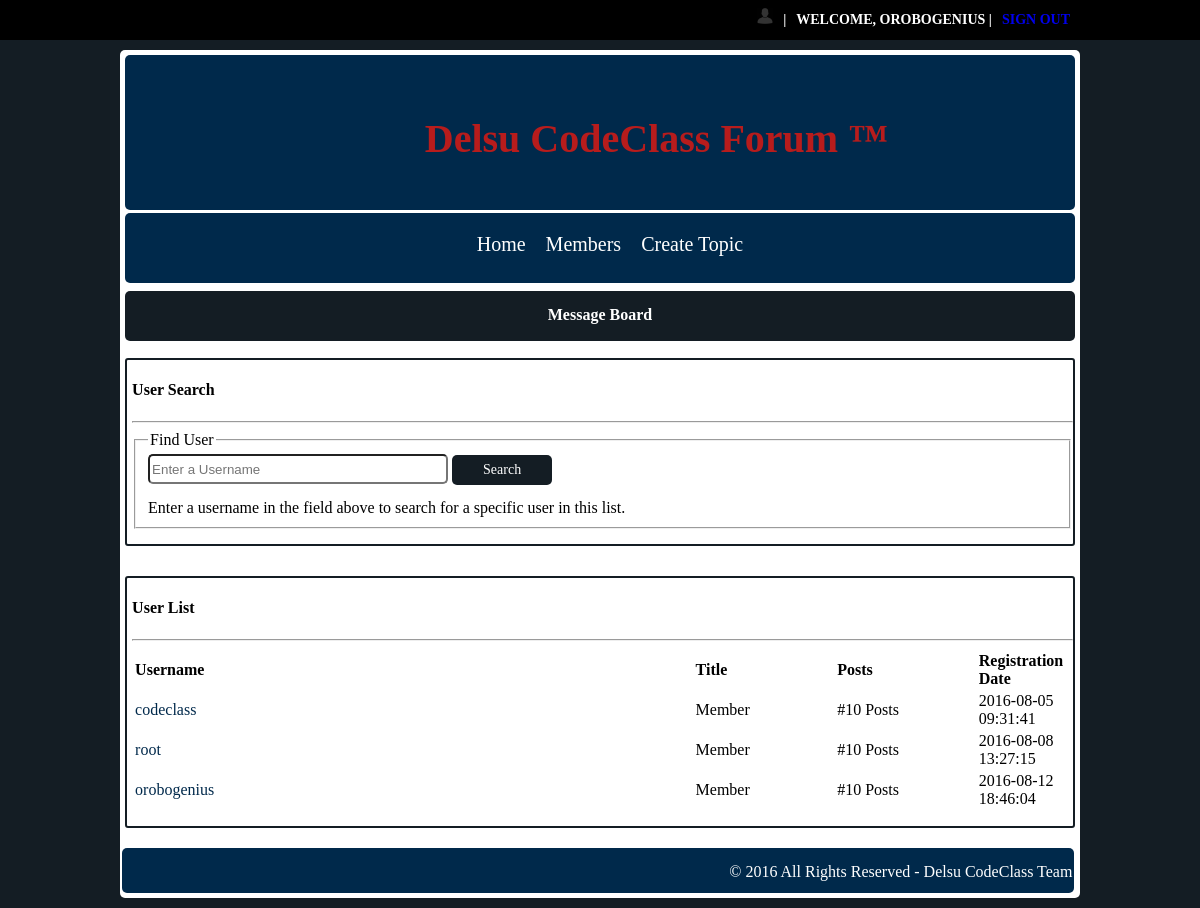
The app's page /views/view-members.php (signed in) with its own data.
### tables this page shows
CREATE TABLE IF NOT EXISTS `users` (
  `user_id` int(11) NOT NULL,
  `first_name` varchar(50) NOT NULL,
  `last_name` varchar(50) NOT NULL,
  `user_gender` varchar(10) NOT NULL,
  `age` int(10) NOT NULL,
  `user_name` varchar(50) NOT NULL,
  `user_pass` varchar(255) NOT NULL,
  `user_email` varchar(50) NOT NULL,
  `user_level` int(11) NOT NULL,
  `reg_date` datetime NOT NULL
);

### utility/db_functions.php (called while the page is built, shortened)
<?php
  function getUsers($dbh) {
    $response = array();
    $query = "SELECT * FROM users";
    $result = mysqli_query($dbh, $query) or die(mysqli_connect_errno($dbh));
    while($row = mysqli_fetch_array($result)) {
      $response[] = $row;
    }
    return $response;
  }
?>

### views/view-members.php (the view)
<?php
  include('../layout/page-head.php');
  include('../layout/header.php');
  include('../utility/connect.php');
  include('../utility/db_functions.php');
  $dbh = connectToDatabase();
?>
<div class="content">
  <?php
    include('../layout/content-header.php');
  ?>
  <div class="registration">
    <div class="search-user">
      <h4>User Search</h4>
      <hr />
      <fieldset>
        <legend>Find User</legend>
        <form method="get" action="">
          <input type="search" placeholder="Enter a Username" />
          <button type="submit" style="width: 100px; height: 30px; font-size: 14px;">Search</button><br />
          Enter a username in the field above to search for a specific user in this list.
        </form>
      </fieldset>
    </div>
    <div class="user-list">
      <h4>User List</h4>
      <hr />
      <table>
        <thead>
          <th>Username</th>
          <th>Title</th>
          <th>Posts</th>
          <th>Registration Date</th>
        </thead>
        <tbody>
          <?php
            $users = getUsers($dbh);
            foreach($users as $user) {
              echo '<tr>';
                echo '<td class="username"><a href="view-user.php?u_id='.$user['user_id'].'">'.$user['user_name'].'</a></td>';
                if ($user['user_level'] == 2) {
                  echo '<td>Administrator</td>';
                } else {
                  echo '<td>Member</td>';
                }
                echo '<td>#10 Posts</td>';
                echo '<td>'.$user['reg_date'].'</td>';
              echo '</tr>';
            }
          ?>
        </tbody>
      </table>
    </div>
  </div>
  <?php
    include('../layout/footer.php');
  ?>
</div>
</body>
</html>

### css/style.css (style rules this page uses)
html { min-height: 100%; position: relative; }
body { margin: 0; padding: 0; background-color: #141D24; }
.content { position: relative; width: 80%; min-height: 600px; background-color: #fff; border-radius: 5px; margin: 10px auto; padding-top: 5px }
.registration { text-align: center; font-family: "Myriad Pro"; }
.registration input, .registration select, textarea { width: 300px; height: 30px; margin-bottom: 15px; border-radius: 5px; }
.registration button { width: 150px; height: 40px; font-size: 25px; font-family: "Myriad Pro"; background-color: #141D24; border: none; border-radius: 5px; color: #fff; }
.search-user, .user-list { width: 98%; height: auto; border-radius: 3px; border: 2px solid #141D24; text-align: left; margin: 0 auto; margin-top: 30px; padding-left: 5px; padding-bottom: 15px; }
.user-list td { width: 15%; }
td.username { width: 60%; text-align: left; }
.registration a { color: #00294B; text-decoration: none; }

### records on screen
users: user_name "codeclass", user_level "Member", reg_date "2016-08-05 09:31:41"
users: user_name "root", user_level "Member", reg_date "2016-08-08 13:27:15"
users: user_name "orobogenius", user_level "Member", reg_date "2016-08-12 18:46:04"

### other values on screen
$_SESSION['username'] "OROBOGENIUS"
